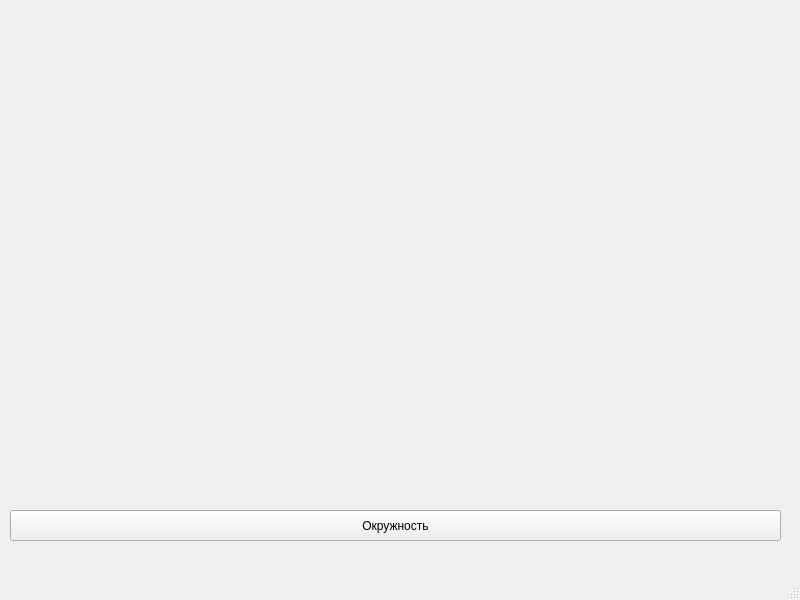
<?xml version="1.0" encoding="UTF-8"?>
<ui version="4.0">
 <class>MainWindow</class>
 <widget class="QMainWindow" name="MainWindow">
  <property name="geometry">
   <rect>
    <x>0</x>
    <y>0</y>
    <width>800</width>
    <height>600</height>
   </rect>
  </property>
  <property name="windowTitle">
   <string>MainWindow</string>
  </property>
  <widget class="QWidget" name="centralwidget">
   <widget class="QPushButton" name="btn">
    <property name="geometry">
     <rect>
      <x>10</x>
      <y>510</y>
      <width>771</width>
      <height>31</height>
     </rect>
    </property>
    <property name="text">
     <string>Окружность</string>
    </property>
   </widget>
  </widget>
  <widget class="QMenuBar" name="menubar">
   <property name="geometry">
    <rect>
     <x>0</x>
     <y>0</y>
     <width>800</width>
     <height>21</height>
    </rect>
   </property>
  </widget>
  <widget class="QStatusBar" name="statusbar"/>
 </widget>
 <resources/>
 <connections/>
</ui>
